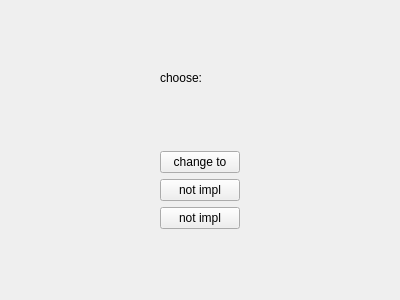
<?xml version="1.0" encoding="UTF-8"?>
<ui version="4.0">
 <class>MyLogin</class>
 <widget class="QWidget" name="MyLogin">
  <property name="geometry">
   <rect>
    <x>0</x>
    <y>0</y>
    <width>400</width>
    <height>300</height>
   </rect>
  </property>
  <property name="windowTitle">
   <string>Form</string>
  </property>
  <layout class="QHBoxLayout" name="horizontalLayout">
   <item>
    <spacer name="horizontalSpacer">
     <property name="orientation">
      <enum>Qt::Horizontal</enum>
     </property>
     <property name="sizeHint" stdset="0">
      <size>
       <width>40</width>
       <height>20</height>
      </size>
     </property>
    </spacer>
   </item>
   <item>
    <layout class="QVBoxLayout" name="verticalLayout">
     <item>
      <spacer name="verticalSpacer">
       <property name="orientation">
        <enum>Qt::Vertical</enum>
       </property>
       <property name="sizeHint" stdset="0">
        <size>
         <width>20</width>
         <height>40</height>
        </size>
       </property>
      </spacer>
     </item>
     <item>
      <widget class="QLabel" name="label">
       <property name="text">
        <string>choose:</string>
       </property>
      </widget>
     </item>
     <item>
      <spacer name="verticalSpacer_3">
       <property name="orientation">
        <enum>Qt::Vertical</enum>
       </property>
       <property name="sizeHint" stdset="0">
        <size>
         <width>20</width>
         <height>40</height>
        </size>
       </property>
      </spacer>
     </item>
     <item>
      <widget class="QPushButton" name="pushButton">
       <property name="text">
        <string>change to</string>
       </property>
      </widget>
     </item>
     <item>
      <widget class="QPushButton" name="pushButton_2">
       <property name="text">
        <string>not impl</string>
       </property>
      </widget>
     </item>
     <item>
      <widget class="QPushButton" name="pushButton_3">
       <property name="text">
        <string>not impl</string>
       </property>
      </widget>
     </item>
     <item>
      <spacer name="verticalSpacer_2">
       <property name="orientation">
        <enum>Qt::Vertical</enum>
       </property>
       <property name="sizeHint" stdset="0">
        <size>
         <width>20</width>
         <height>40</height>
        </size>
       </property>
      </spacer>
     </item>
    </layout>
   </item>
   <item>
    <spacer name="horizontalSpacer_2">
     <property name="orientation">
      <enum>Qt::Horizontal</enum>
     </property>
     <property name="sizeHint" stdset="0">
      <size>
       <width>40</width>
       <height>20</height>
      </size>
     </property>
    </spacer>
   </item>
  </layout>
 </widget>
 <resources/>
 <connections/>
</ui>
